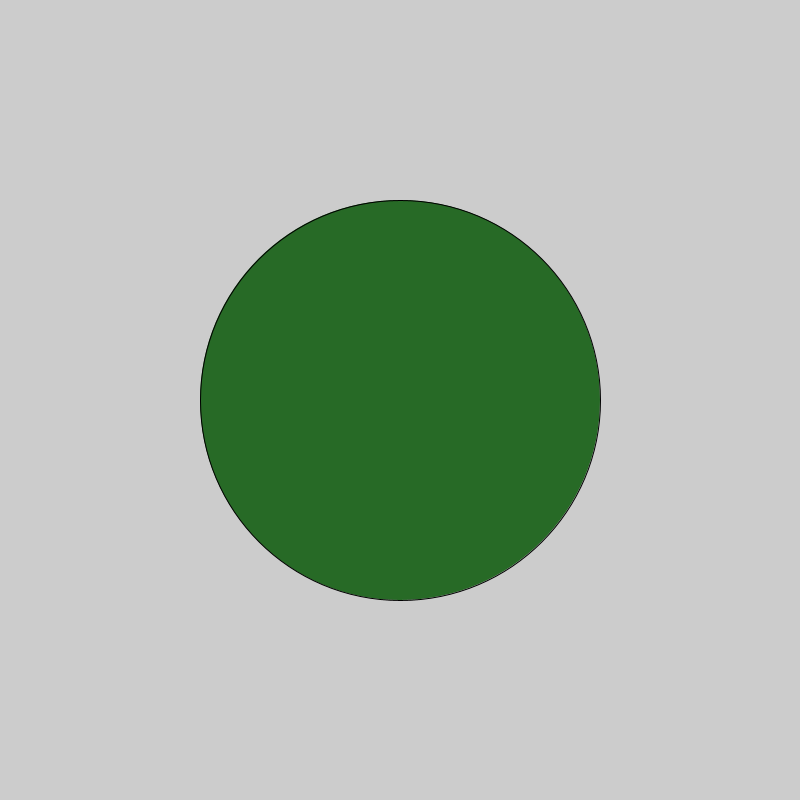
Frame 1 (no input)
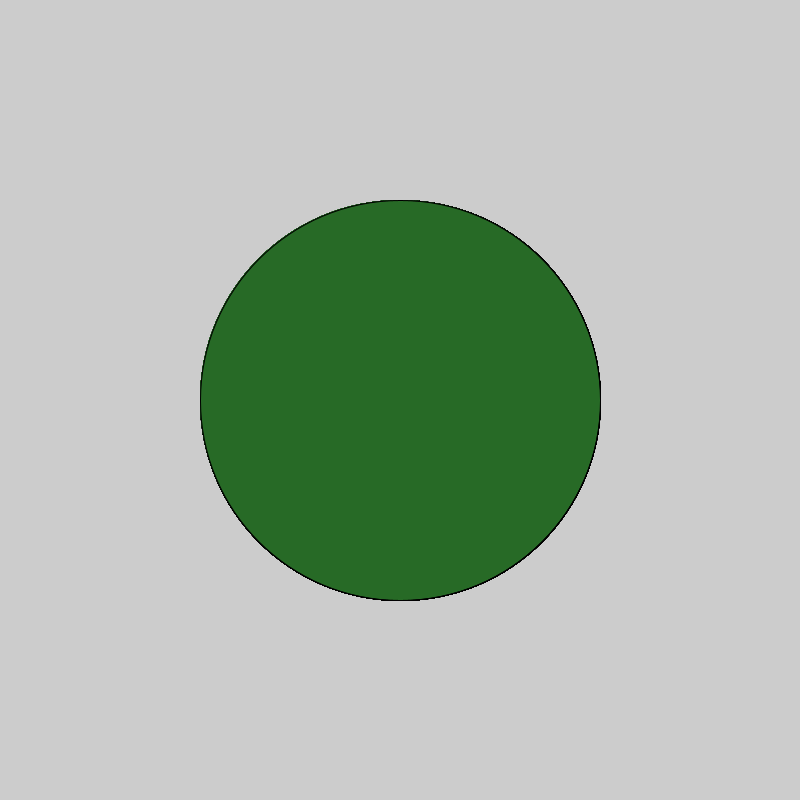
Frame 60 (the mouse pressed at the canvas centre just before this capture)
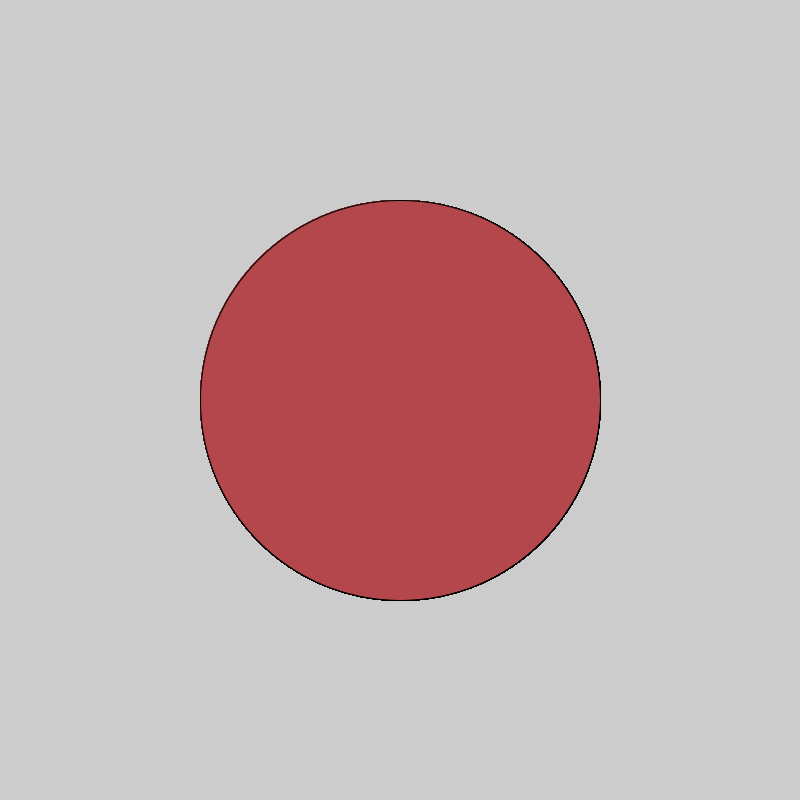
Frame 120 (the mouse held since frame 60 and released just before this capture)

The Processing sketch that drew these frames (run headless with seeded random() and noise(); from frame 60 on, the mouse is pressed at the canvas centre):

// Processing sketch: Logical_Dot
// ── Logical_Dot.pde
void setup(){
 size(800,800); 
}

void draw(){
  if(mousePressed){
   fill(#B4474B);
  }
  else{
    fill(#276A26);
  }
  ellipse(400,400,400,400);
}
